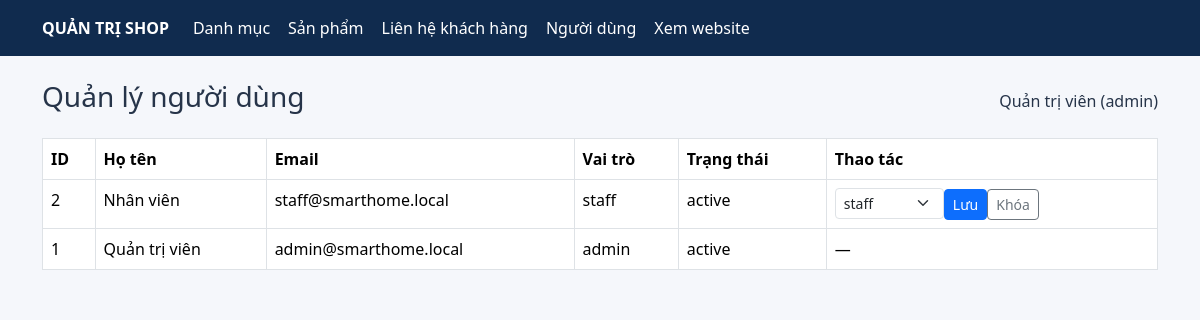
/public/admin/user (signed in), run on the app's committed database.
### tables this page shows
CREATE TABLE users (
 id INT AUTO_INCREMENT PRIMARY KEY,
 name VARCHAR(120) NOT NULL,
 email VARCHAR(190) NOT NULL UNIQUE,
 password VARCHAR(255) NOT NULL,
 role ENUM('admin','staff','customer') NOT NULL DEFAULT 'customer',
 status ENUM('active','locked') NOT NULL DEFAULT 'active',
 created_at TIMESTAMP DEFAULT CURRENT_TIMESTAMP
);

### app/controllers/admin/AdminController.php (called while the page is built, shortened)
<?php
class AdminController extends Controller {
    protected function adminView(string $path,array $data=[]): void {
        extract($data); $viewFile=__DIR__.'/../../views/'.$path.'.php';
        ob_start(); require $viewFile; $content=ob_get_clean();
        require __DIR__.'/../../views/layouts/admin.php';
    }
}

### app/controllers/admin/AdminUserController.php (called while the page is built, shortened)
<?php
class AdminUserController extends AdminController {
    public function index(): void {
        $users=Database::getInstance()->query('SELECT id,name,email,role,status,created_at FROM users ORDER BY id DESC')->fetchAll();
        $this->adminView('admin/user/index',['pageTitle'=>'Quản lý người dùng','users'=>$users]);
    }
}

### app/core/App.php (called while the page is built, shortened)
<?php
class App {
    public function run(): void {
        $url = trim($_GET['url'] ?? '', '/');
        $parts = $url === '' ? ['home', 'index'] : explode('/', $url);
        $isAdmin = ($parts[0] ?? '') === 'admin';
        if ($isAdmin) {
            array_shift($parts);
            $action = $parts[1] ?? 'index';
            $params = array_slice($parts, 2);
        } else {
            $controllerPart = $parts[0] ?? 'home';
            $action = $parts[1] ?? 'index';
            $params = array_slice($parts, 2);
            $class = str_replace(' ', '', ucwords(str_replace(['-', '_'], ' ', $controllerPart))) . 'Controller';
            $file = __DIR__ . '/../controllers/' . $class . '.php';
        }
        (new $class())->$action(...$params);
    }
}

### public/index.php (called while the page is built, shortened)
<?php
require_once __DIR__ . '/../app/core/helpers.php';
spl_autoload_register(function($class) {
    $paths=[__DIR__.'/../app/core/'.$class.'.php',__DIR__.'/../app/models/'.$class.'.php',__DIR__.'/../app/services/'.$class.'.php',__DIR__.'/../app/controllers/'.$class.'.php',__DIR__.'/../app/controllers/admin/'.$class.'.php'];
    foreach($paths as $path) if(file_exists($path)) { require_once $path; return; }
});
try { (new App())->run(); }
catch(Throwable $e) { error_log((string)$e); http_response_code(500); echo '<h1>Lỗi hệ thống</h1><p>Kiểm tra Apache/PHP error log để biết chi tiết.</p>'; }

### app/core/Database.php (called while the page is built)
<?php
class Database {
    private static ?PDO $instance = null;
    public static function getInstance(): PDO {
        if (self::$instance === null) {
            $dsn = 'mysql:host=' . DB_HOST . ';dbname=' . DB_NAME . ';charset=utf8mb4';
            self::$instance = new PDO($dsn, DB_USER, DB_PASS, [
                PDO::ATTR_ERRMODE => PDO::ERRMODE_EXCEPTION,
                PDO::ATTR_DEFAULT_FETCH_MODE => PDO::FETCH_ASSOC,
                PDO::ATTR_EMULATE_PREPARES => false
            ]);
        }
        return self::$instance;
    }
}

### app/core/helpers.php (called while the page is built, shortened)
<?php
function base_url(string $path = ''): string { return rtrim(BASE_URL, '/') . ($path ? '/' . ltrim($path, '/') : '/'); }
function e($value): string { return htmlspecialchars((string)$value, ENT_QUOTES, 'UTF-8'); }

### app/core/Auth.php (called while the page is built, shortened)
<?php
class Auth {
    public static function user(): ?array { return $_SESSION['user'] ?? null; }
}

### app/views/admin/user/index.php (the view)
<div class="table-responsive"><table class="table table-bordered bg-white"><thead><tr><th>ID</th><th>Họ tên</th><th>Email</th><th>Vai trò</th><th>Trạng thái</th><th>Thao tác</th></tr></thead><tbody><?php foreach($users as $u): ?><tr><td><?= (int)$u['id'] ?></td><td><?= e($u['name']) ?></td><td><?= e($u['email']) ?></td><td><?= e($u['role']) ?></td><td><?= e($u['status']) ?></td><td><?php if(Auth::user()['role']==='admin'&&(int)$u['id']!==(int)Auth::user()['id']): ?><form method="post" action="<?= e(base_url('admin/user/update')) ?>" class="d-inline"><?= csrf_field() ?><input type="hidden" name="user_id" value="<?= (int)$u['id'] ?>"><select name="role" class="form-select form-select-sm d-inline w-auto"><?php foreach(['customer','staff','admin'] as $r): ?><option value="<?= $r ?>" <?= $u['role']===$r?'selected':'' ?>><?= $r ?></option><?php endforeach; ?></select><button class="btn btn-sm btn-primary">Lưu</button></form><form method="post" action="<?= e(base_url('admin/user/status')) ?>" class="d-inline"><?= csrf_field() ?><input type="hidden" name="user_id" value="<?= (int)$u['id'] ?>"><input type="hidden" name="status" value="<?= $u['status']==='active'?'locked':'active' ?>"><button class="btn btn-sm btn-outline-secondary"><?= $u['status']==='active'?'Khóa':'Mở khóa' ?></button></form><?php else: ?>—<?php endif; ?></td></tr><?php endforeach; ?></tbody></table></div>

### app/views/layouts/admin.php
<!doctype html><html lang="vi"><head><meta charset="utf-8"><meta name="viewport" content="width=device-width,initial-scale=1"><title><?= e($pageTitle??'Quản trị') ?></title><link href="https://cdn.jsdelivr.net/npm/bootstrap@5.3.3/dist/css/bootstrap.min.css" rel="stylesheet"><link rel="stylesheet" href="<?= e(base_url('assets/css/style.css')) ?>"></head><body><header class="admin-nav py-3"><div class="container"><a href="<?= e(base_url('admin/dashboard')) ?>" class="fw-bold me-4">QUẢN TRỊ SHOP</a><a href="<?= e(base_url('admin/category')) ?>">Danh mục</a><a href="<?= e(base_url('admin/product')) ?>">Sản phẩm</a><a href="<?= e(base_url('admin/contact')) ?>">Liên hệ khách hàng</a><a href="<?= e(base_url('admin/user')) ?>">Người dùng</a><a href="<?= e(base_url()) ?>">Xem website</a></div></header><main class="container py-4"><div class="d-flex justify-content-between align-items-center mb-3"><h1 class="h3"><?= e($pageTitle??'') ?></h1><span><?= e(Auth::user()['name']??'') ?> (<?= e(Auth::user()['role']??'') ?>)</span></div><?php foreach(($_SESSION['flash']??[]) as $f): ?><div class="alert alert-<?= e($f['type']==='error'?'danger':$f['type']) ?>"><?= $f['message'] ?></div><?php endforeach; $_SESSION['flash']=[]; ?><?= $content ?></main></body></html>

### public/assets/css/style.css (style rules this page uses)
body { background:#f5f7fb;color:#263449 }
.admin-nav { background:#102b4e }
.admin-nav a { color:white;text-decoration:none;margin-right:18px }

### data on the page
users: name "Quản trị viên", role "admin", id "1", email "admin@smarthome.local", status "active"
users: id "2", name "Nhân viên", email "staff@smarthome.local", role "staff", status "active", shows "Khóa"

### other printed values
$pageTitle "Quản lý người dùng"
